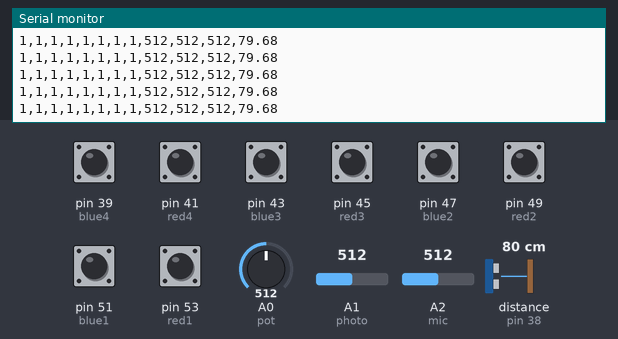
Bench run of a sketch on a simulated Arduino Mega 2560, built with avr-gcc and run on an emulated ATmega2560. On the bench: the last lines printed to the serial monitor. Wiring (inferred from the names in the program): ultrasonic range finder: trigger pin 40; echo pin 38. The test bench sets the inputs (shaded band); at power-on: pin 39 (blue4), pin 41 (red4), pin 43 (blue3), pin 45 (red3), pin 47 (blue2), pin 49 (red2), pin 51 (blue1), pin 53 (red1) HIGH, A0 (pot) = 512, A1 (photo) = 512, A2 (mic) = 512, distance to the obstacle (sensor on pin 38) 80 cm. The echo pulse lasts 58.3 µs per cm.

Above: at 7.2 s.
7.3 s: A0 (pot) set to 110
At 7.8 s:
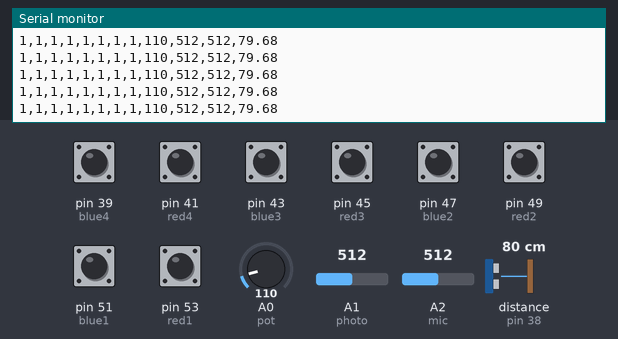
10.3 s: A0 (pot) set to 89
At 10.8 s:
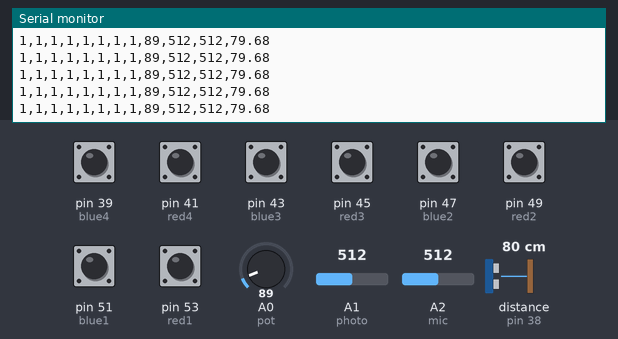
16.3 s: A1 (photo) set to 107
At 16.9 s:
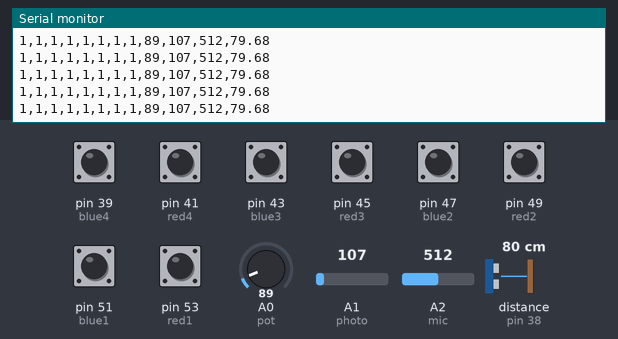
19.3 s: A1 (photo) set to 90
At 19.8 s:
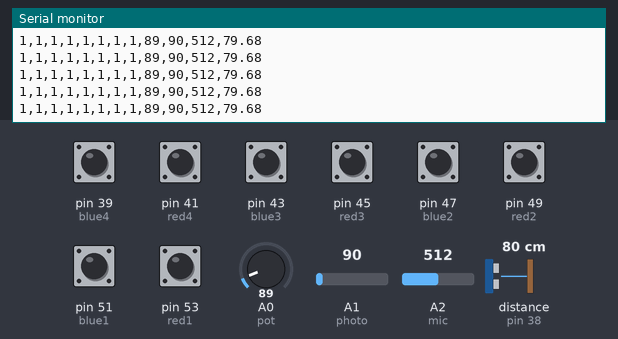

Measured:
- after the input at 7.3 s, the serial monitor: prints a new line after 0.06 s (image 1)
- after the input at 10.3 s, the serial monitor: prints a new line after 0.08 s (image 2)
- after the input at 16.3 s, the serial monitor: prints a new line after 0.06 s (image 3)
- after the input at 19.3 s, the serial monitor: prints a new line after 0.06 s (image 4)

The sketch:

code-mega.ino
```cpp
const int red1 = 53;
const int blue1 = 51;
const int red2 = 49;
const int blue2 = 47;
const int red3 = 45;
const int blue3 = 43;
const int red4 = 41;
const int blue4  = 39;

const int trigPin = 40;
const int echoPin = 38;

const int pot = A0;
const int photo = A1;
const int mic = A2;


float duration, distance;

void setup() {
  Serial.begin(9600);
  // put your setup code here, to run once:
  pinMode(red1, INPUT_PULLUP);
  pinMode(blue1, INPUT_PULLUP);
  pinMode(red2, INPUT_PULLUP);
  pinMode(blue2, INPUT_PULLUP);
  pinMode(red3, INPUT_PULLUP);
  pinMode(blue3, INPUT_PULLUP);
  pinMode(red4, INPUT_PULLUP);
  pinMode(blue4, INPUT_PULLUP);

  pinMode(trigPin, OUTPUT);
  pinMode(echoPin, INPUT);
}

void loop() {
  // put your main code here, to run repeatedly:

  int blueButtonValue1 = digitalRead(blue1);
  int redButtonValue1 = digitalRead(red1);

  int blueButtonValue2 = digitalRead(blue2);
  int redButtonValue2 = digitalRead(red2);

  int blueButtonValue3 = digitalRead(blue3);
  int redButtonValue3 = digitalRead(red3);

  int blueButtonValue4 = digitalRead(blue4);
  int redButtonValue4 = digitalRead(red4);

  digitalWrite(trigPin, LOW);
  delayMicroseconds(2);
  digitalWrite(trigPin, HIGH);
  delayMicroseconds(10);
  digitalWrite(trigPin, LOW);

  duration = pulseIn(echoPin, HIGH);
  distance = (duration * .0343) / 2;

  Serial.print(String(redButtonValue1) + "," +  String(blueButtonValue1) + "," + String(redButtonValue2) + "," + String(blueButtonValue2) + "," + String(redButtonValue3) + "," + String(blueButtonValue3) + "," + String(redButtonValue4) + "," + String(blueButtonValue4));
  Serial.println(","+String(analogRead(pot))+","+String(analogRead(photo))+","+String(analogRead(mic))+","+String(distance));
}
```
